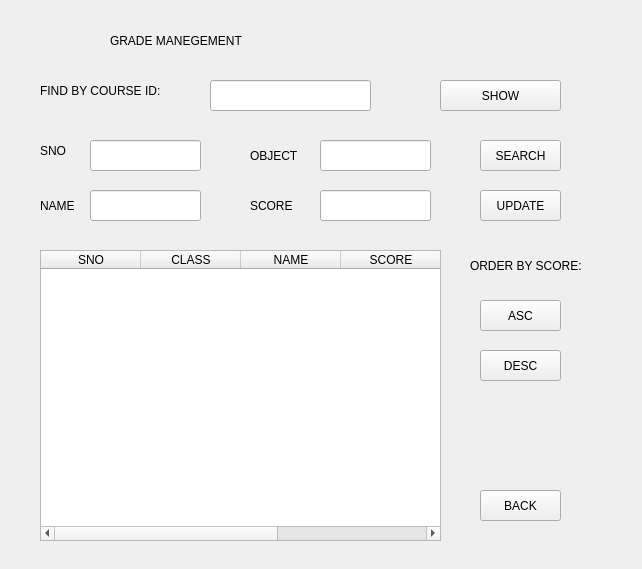
<?xml version="1.0" encoding="UTF-8"?>
<ui version="4.0">
 <class>scoremanage</class>
 <widget class="QWidget" name="scoremanage">
  <property name="geometry">
   <rect>
    <x>0</x>
    <y>0</y>
    <width>642</width>
    <height>569</height>
   </rect>
  </property>
  <property name="windowTitle">
   <string>Form</string>
  </property>
  <widget class="QLabel" name="label">
   <property name="geometry">
    <rect>
     <x>110</x>
     <y>20</y>
     <width>311</width>
     <height>41</height>
    </rect>
   </property>
   <property name="styleSheet">
    <string notr="true">font: 20pt &quot;Arial&quot;;</string>
   </property>
   <property name="text">
    <string>GRADE MANEGEMENT</string>
   </property>
  </widget>
  <widget class="QLabel" name="label_2">
   <property name="geometry">
    <rect>
     <x>40</x>
     <y>140</y>
     <width>51</width>
     <height>21</height>
    </rect>
   </property>
   <property name="text">
    <string>SNO</string>
   </property>
  </widget>
  <widget class="QLabel" name="label_3">
   <property name="geometry">
    <rect>
     <x>250</x>
     <y>140</y>
     <width>71</width>
     <height>31</height>
    </rect>
   </property>
   <property name="text">
    <string>OBJECT</string>
   </property>
  </widget>
  <widget class="QLabel" name="label_6">
   <property name="geometry">
    <rect>
     <x>40</x>
     <y>190</y>
     <width>51</width>
     <height>31</height>
    </rect>
   </property>
   <property name="text">
    <string>NAME</string>
   </property>
  </widget>
  <widget class="QLabel" name="label_7">
   <property name="geometry">
    <rect>
     <x>250</x>
     <y>190</y>
     <width>71</width>
     <height>31</height>
    </rect>
   </property>
   <property name="text">
    <string>SCORE</string>
   </property>
  </widget>
  <widget class="QLineEdit" name="score_objectlineEdit">
   <property name="geometry">
    <rect>
     <x>320</x>
     <y>140</y>
     <width>111</width>
     <height>31</height>
    </rect>
   </property>
  </widget>
  <widget class="QLineEdit" name="score_IDlineEdit">
   <property name="geometry">
    <rect>
     <x>90</x>
     <y>140</y>
     <width>111</width>
     <height>31</height>
    </rect>
   </property>
  </widget>
  <widget class="QLineEdit" name="score_teacherlineEdit">
   <property name="geometry">
    <rect>
     <x>90</x>
     <y>190</y>
     <width>111</width>
     <height>31</height>
    </rect>
   </property>
  </widget>
  <widget class="QLineEdit" name="score_scorelineEdit">
   <property name="geometry">
    <rect>
     <x>320</x>
     <y>190</y>
     <width>111</width>
     <height>31</height>
    </rect>
   </property>
  </widget>
  <widget class="QPushButton" name="score_querypushButton">
   <property name="geometry">
    <rect>
     <x>480</x>
     <y>140</y>
     <width>81</width>
     <height>31</height>
    </rect>
   </property>
   <property name="text">
    <string>SEARCH</string>
   </property>
  </widget>
  <widget class="QPushButton" name="score_upadtepushButton">
   <property name="geometry">
    <rect>
     <x>480</x>
     <y>190</y>
     <width>81</width>
     <height>31</height>
    </rect>
   </property>
   <property name="text">
    <string>UPDATE</string>
   </property>
  </widget>
  <widget class="QPushButton" name="score_backpushButton">
   <property name="geometry">
    <rect>
     <x>480</x>
     <y>490</y>
     <width>81</width>
     <height>31</height>
    </rect>
   </property>
   <property name="text">
    <string>BACK</string>
   </property>
  </widget>
  <widget class="QTableWidget" name="tableWidget">
   <property name="geometry">
    <rect>
     <x>40</x>
     <y>250</y>
     <width>401</width>
     <height>291</height>
    </rect>
   </property>
   <column>
    <property name="text">
     <string>SNO</string>
    </property>
   </column>
   <column>
    <property name="text">
     <string>CLASS</string>
    </property>
   </column>
   <column>
    <property name="text">
     <string>NAME</string>
    </property>
   </column>
   <column>
    <property name="text">
     <string>SCORE</string>
    </property>
   </column>
   <column>
    <property name="text">
     <string/>
    </property>
   </column>
  </widget>
  <widget class="QLineEdit" name="courseid_lineEdit">
   <property name="geometry">
    <rect>
     <x>210</x>
     <y>80</y>
     <width>161</width>
     <height>31</height>
    </rect>
   </property>
  </widget>
  <widget class="QLabel" name="label_4">
   <property name="geometry">
    <rect>
     <x>40</x>
     <y>80</y>
     <width>171</width>
     <height>21</height>
    </rect>
   </property>
   <property name="text">
    <string>FIND BY COURSE ID:</string>
   </property>
  </widget>
  <widget class="QPushButton" name="show_all_scoreButton">
   <property name="geometry">
    <rect>
     <x>440</x>
     <y>80</y>
     <width>121</width>
     <height>31</height>
    </rect>
   </property>
   <property name="text">
    <string>SHOW</string>
   </property>
  </widget>
  <widget class="QPushButton" name="asc_Button">
   <property name="geometry">
    <rect>
     <x>480</x>
     <y>300</y>
     <width>81</width>
     <height>31</height>
    </rect>
   </property>
   <property name="text">
    <string>ASC</string>
   </property>
  </widget>
  <widget class="QPushButton" name="desc_Button">
   <property name="geometry">
    <rect>
     <x>480</x>
     <y>350</y>
     <width>81</width>
     <height>31</height>
    </rect>
   </property>
   <property name="text">
    <string>DESC</string>
   </property>
  </widget>
  <widget class="QLabel" name="label_5">
   <property name="geometry">
    <rect>
     <x>470</x>
     <y>240</y>
     <width>131</width>
     <height>51</height>
    </rect>
   </property>
   <property name="text">
    <string>ORDER BY SCORE:</string>
   </property>
  </widget>
 </widget>
 <resources/>
 <connections/>
</ui>
